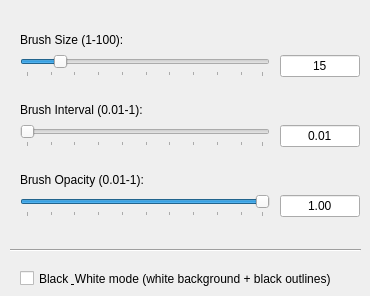
   <widget class="QWidget" name="brushTab">
    <attribute name="title">
     <string>Brush</string>
    </attribute>
    <widget class="QLabel" name="label_brush_size">
     <property name="geometry">
      <rect>
       <x>20</x>
       <y>30</y>
       <width>161</width>
       <height>20</height>
      </rect>
     </property>
     <property name="text">
      <string>Brush Size (1-100):</string>
     </property>
    </widget>
    <widget class="QSlider" name="brush_size_Slider">
     <property name="geometry">
      <rect>
       <x>20</x>
       <y>55</y>
       <width>250</width>
       <height>22</height>
      </rect>
     </property>
     <property name="minimum">
      <number>1</number>
     </property>
     <property name="maximum">
      <number>100</number>
     </property>
     <property name="value">
      <number>15</number>
     </property>
     <property name="orientation">
      <enum>Qt::Horizontal</enum>
     </property>
     <property name="tickPosition">
      <enum>QSlider::TicksBelow</enum>
     </property>
     <property name="tickInterval">
      <number>10</number>
     </property>
    </widget>
    <widget class="QLineEdit" name="brush_size_LineEdit">
     <property name="geometry">
      <rect>
       <x>280</x>
       <y>55</y>
       <width>80</width>
       <height>22</height>
      </rect>
     </property>
     <property name="text">
      <string>15</string>
     </property>
     <property name="alignment">
      <set>Qt::AlignCenter</set>
     </property>
    </widget>
    <widget class="QLabel" name="label_brush_interval">
     <property name="geometry">
      <rect>
       <x>20</x>
       <y>100</y>
       <width>161</width>
       <height>20</height>
      </rect>
     </property>
     <property name="text">
      <string>Brush Interval (0.01-1):</string>
     </property>
    </widget>
    <widget class="QSlider" name="brush_interval_Slider">
     <property name="geometry">
      <rect>
       <x>20</x>
       <y>125</y>
       <width>250</width>
       <height>22</height>
      </rect>
     </property>
     <property name="minimum">
      <number>1</number>
     </property>
     <property name="maximum">
      <number>100</number>
     </property>
     <property name="value">
      <number>1</number>
     </property>
     <property name="orientation">
      <enum>Qt::Horizontal</enum>
     </property>
     <property name="tickPosition">
      <enum>QSlider::TicksBelow</enum>
     </property>
     <property name="tickInterval">
      <number>10</number>
     </property>
    </widget>
    <widget class="QLineEdit" name="brush_interval_LineEdit">
     <property name="geometry">
      <rect>
       <x>280</x>
       <y>125</y>
       <width>80</width>
       <height>22</height>
      </rect>
     </property>
     <property name="text">
      <string>0.01</string>
     </property>
     <property name="alignment">
      <set>Qt::AlignCenter</set>
     </property>
    </widget>
    <widget class="QLabel" name="label_brush_opacity">
     <property name="geometry">
      <rect>
       <x>20</x>
       <y>170</y>
       <width>161</width>
       <height>20</height>
      </rect>
     </property>
     <property name="text">
      <string>Brush Opacity (0.01-1):</string>
     </property>
    </widget>
    <widget class="QSlider" name="brush_opacity_Slider">
     <property name="geometry">
      <rect>
       <x>20</x>
       <y>195</y>
       <width>250</width>
       <height>22</height>
      </rect>
     </property>
     <property name="minimum">
      <number>1</number>
     </property>
     <property name="maximum">
      <number>100</number>
     </property>
     <property name="value">
      <number>100</number>
     </property>
     <property name="orientation">
      <enum>Qt::Horizontal</enum>
     </property>
     <property name="tickPosition">
      <enum>QSlider::TicksBelow</enum>
     </property>
     <property name="tickInterval">
      <number>10</number>
     </property>
    </widget>
    <widget class="QLineEdit" name="brush_opacity_LineEdit">
     <property name="geometry">
      <rect>
       <x>280</x>
       <y>195</y>
       <width>80</width>
       <height>22</height>
      </rect>
     </property>
     <property name="text">
      <string>1.00</string>
     </property>
     <property name="alignment">
      <set>Qt::AlignCenter</set>
     </property>
    </widget>
    <widget class="Line" name="line_brush_1">
     <property name="geometry">
      <rect>
       <x>10</x>
       <y>240</y>
       <width>351</width>
       <height>20</height>
      </rect>
     </property>
     <property name="orientation">
      <enum>Qt::Horizontal</enum>
     </property>
    </widget>
    <widget class="QCheckBox" name="blackwhite_mode_CheckBox">
     <property name="geometry">
      <rect>
       <x>20</x>
       <y>270</y>
       <width>341</width>
       <height>17</height>
      </rect>
     </property>
     <property name="toolTip">
      <string>Paint in black and white mode (white background + black outlines)</string>
     </property>
     <property name="text">
      <string>Black &amp; White mode (white background + black outlines)</string>
     </property>
    </widget>
   </widget>
